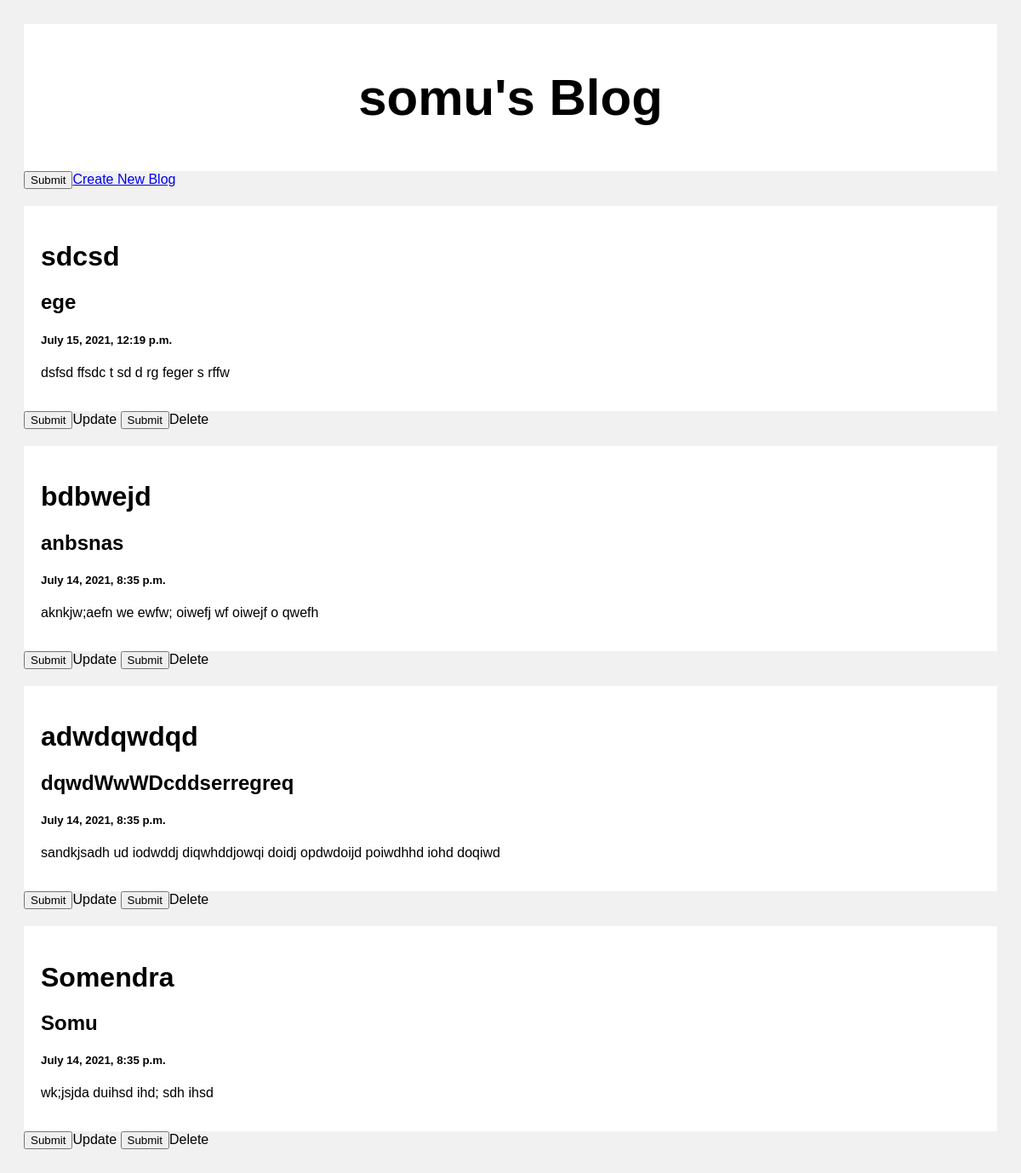
The page / on the database its author committed.
### posts/models.py (models this page shows)
class blog(models.Model):
    title = models.CharField(max_length=100)
    subtitle = models.CharField(max_length=100)
    description = models.CharField(max_length=1000)
    date = models.DateTimeField(default=datetime.now,blank=True)

### posts/views.py (the view)
# urls.py: path('',views.index,name='index'),
def index(request):
    post = blog.objects.all()
    return render(request,'index.html',{'post':post})

### template/index.html (shortened to what this page needs)
{% load static %}
<!DOCTYPE html>
<html>
<head>
</head>
<body>
<div class="header">
  <h2>somu's Blog</h2>
</div>
<div class="row">
  <a href="{% url '' %}"><input type="submit" name="create" />Create New Blog</a>
  <div class="leftcolumn">
    {% for p in post reversed %}
    <div class="card">
      <a style="text-decoration: none; color: black;" href="/p/{{p.id}}">
        <h1>{{p.title}}</h1>
        <h2>{{p.subtitle |truncatewords:10}}</h2>
        <h5>{{p.date}}</h5>
        <p>{{p.description|truncatewords:20}}</p>
      </a>
    </div>
      <input type="submit" name="update" />Update
      <input type="submit" name="delete"/>Delete
    {% endfor %}
  </div>
</div>
</body>
</html>

### template/index.html (style rules this page uses)
* { box-sizing: border-box; }
body { font-family: Arial; padding: 20px; background: #f1f1f1; }
.header { padding: 2px; font-size: 40px; text-align: center; background: white; }
.leftcolumn { float: left; width: 100%; }
.card { background-color: white; padding: 20px; margin-top: 20px; }
.row:after { content: ""; display: table; clear: both; }

### rows shown on the page
blog: title "sdcsd", subtitle "ege", date "July 15, 2021, 12:19 p.m.", description "dsfsd ffsdc t sd d rg feger s rffw"
blog: title "bdbwejd", subtitle "anbsnas", date "July 14, 2021, 8:35 p.m.", description "aknkjw;aefn we ewfw; oiwefj wf oiwejf o qwefh"
blog: title "adwdqwdqd", subtitle "dqwdWwWDcddserregreq", date "July 14, 2021, 8:35 p.m.", description "sandkjsadh ud iodwddj diqwhddjowqi doidj opdwdoijd poiwdhhd iohd doqiwd"
blog: title "Somendra", subtitle "Somu", date "July 14, 2021, 8:35 p.m.", description "wk;jsjda duihsd ihd; sdh ihsd"
